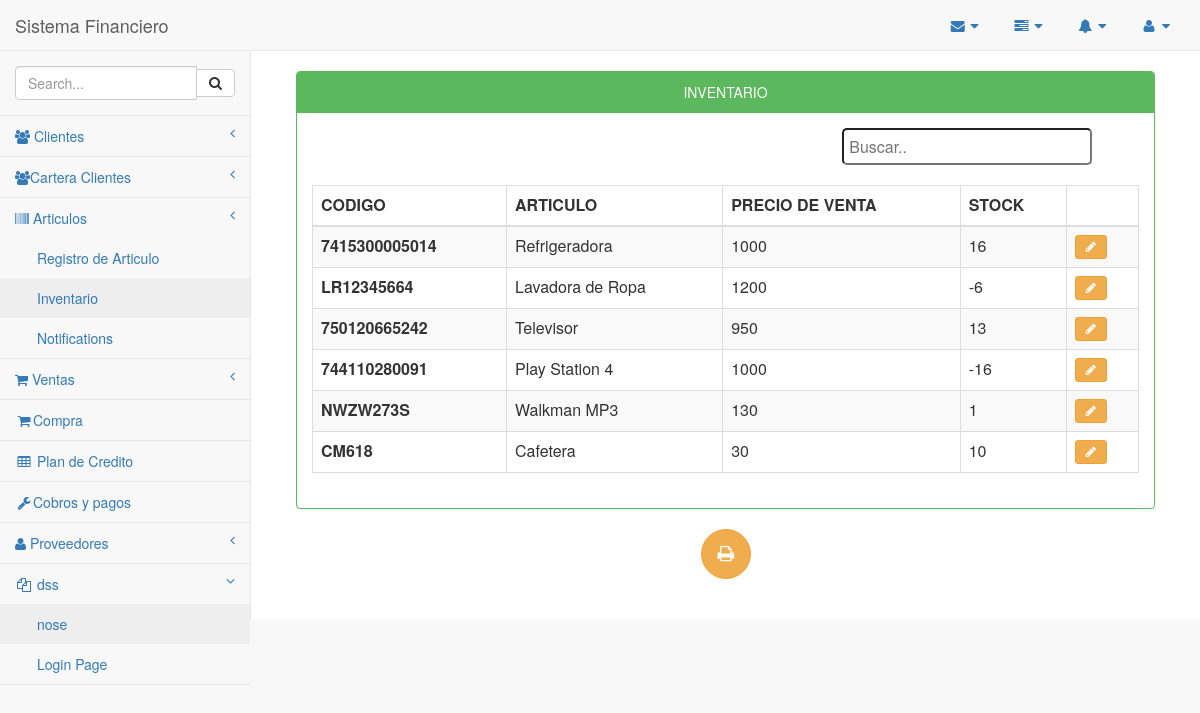
The page /Inventario/InventarioArticulos.php on the database as committed earlier.
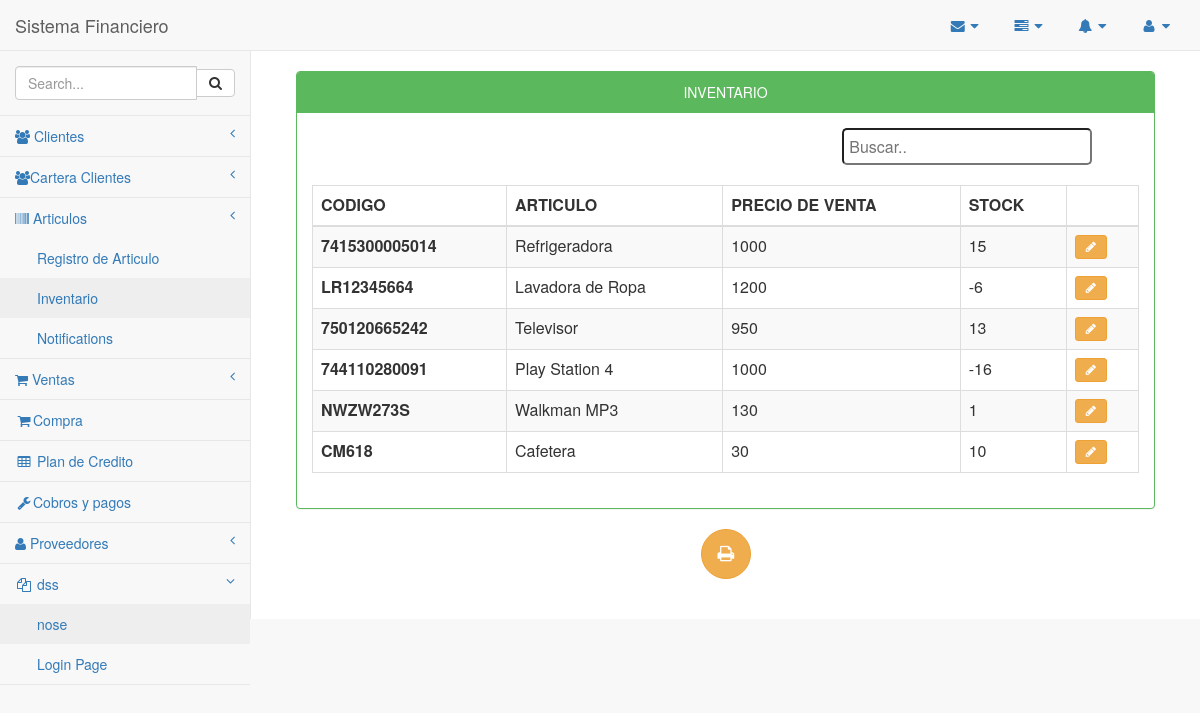
The same page on the database as committed later.
### tables this page shows
CREATE TABLE `inventario` (
  `idinventario` int(11) NOT NULL,
  `id_articulos` int(11) DEFAULT NULL,
  `stock` int(11) DEFAULT NULL,
  `stockMinimo` int(11) DEFAULT NULL,
  `pv` float DEFAULT NULL,
  `cant` int(11) DEFAULT NULL
);

CREATE TABLE `articulos` (
  `idarticulos` int(11) NOT NULL,
  `codigo` varchar(45) DEFAULT NULL,
  `nombre` varchar(45) DEFAULT NULL,
  `cantidad` int(11) DEFAULT NULL,
  `valor` float DEFAULT NULL,
  `marca` varchar(45) DEFAULT NULL,
  `estado` varchar(45) DEFAULT NULL,
  `unidad` int(11) DEFAULT NULL,
  `idproveedor` int(10) DEFAULT NULL,
  `idcategoria` int(10) DEFAULT NULL
);

### Inventario/InventarioArticulos.php (the view, shortened to what this page needs)
<?php
 include_once '../conexion/php_conexion.php';
    include_once '../Plantilla/encabezado.php';
    include_once '../Plantilla/menuLateral.php';
?>
<head>
</head>
        <div id="page-wrapper"  align="center">
            <div class="container-fluid"  align="center">
                <div class="row" align="center">
           <div class="col-md-12">
           	<br>
                    <div class="panel panel-green">
                        <div class="panel-heading" align="center">
                             INVENTARIO
                        </div>
                        <div class="panel-body" align="center">
                            <div class="table-responsive">
                              <table width="100%" border="0">
                                  <tr>
                                    <td width="50%">
                                            </td>
                                            <td width="20%">
            <input type="text" class="redondeado" id="buscador" onkeyup="myFunction()" placeholder="Buscar..">
                                          </div>
                                        </div>
                                </table><br>
                                <table id="tabla" class="table table-striped table-bordered table-hover">
                                    <thead>
                                        <tr>
                                            <th>CODIGO</th>
                                            <th>ARTICULO</th>
                                            <th>PRECIO DE VENTA</th>
                                            <th>STOCK</th>
                                            <th></th>
                                        </tr>
                                    </thead>
                                    <tbody class="buscar">
                                    	<?php
        $sacar = mysqli_query($conexion, "SELECT articulos.idarticulos, articulos.codigo, articulos.nombre, inventario.pv, inventario.stock FROM articulos INNER JOIN inventario ON inventario.id_articulos = articulos.idarticulos");
            while ($fila = mysqli_fetch_array($sacar)) {
               $modificar=$fila['idarticulos'];
                 $codigo=$fila['codigo'];
                 $nombre=$fila['nombre'];
                 $pv=$fila['pv'];
                 $stock=$fila['stock'];
       ?>
       <tr>
        <th><?php echo $codigo;?></th>
        <td><?php echo $nombre;?></td>
        <td><?php echo $pv;?></td>
        <td><?php echo $stock;?></td>
        <td class="center">
           <a href="modificarInventario.php?ir=<?php echo $modificar; ?>"class="btn btn-warning btn-sm"><i class="fa fa-pencil"></i></a>
        </td>
       <?php  }?>
      </tr>
    </tbody>
  </table>
</div>
</div>
</div>
</div>
<button type="submit" class="btn btn-warning btn-circle btn-lg" onclick="location.href='invetarioPDF.php'"><i class="fa fa-print fa-2"></i></button>
</div>
</div>
<?php
include_once '../Plantilla/inferior.php';
?>

### Plantilla/encabezado.php (shortened to what this page needs)
    <link href="../vendor/bootstrap/css/bootstrap.min.css" rel="stylesheet">
    <link href="../vendor/metisMenu/metisMenu.min.css" rel="stylesheet">
    <link href="../dist/css/sb-admin-2.css" rel="stylesheet">
    <link href="../vendor/font-awesome/css/font-awesome.min.css" rel="stylesheet" type="text/css">
<body>
    <div id="wrapper">
        <nav class="navbar navbar-default navbar-static-top" role="navigation" style="margin-bottom: 0">
            <div class="navbar-header">
                <a class="navbar-brand" href="../Inicio/index.php">Sistema Financiero</a>
            </div>
            <ul class="nav navbar-top-links navbar-right">
                <li class="dropdown">
                    <a class="dropdown-toggle" data-toggle="dropdown" href="#">
                        <i class="fa fa-envelope fa-fw"></i> <i class="fa fa-caret-down"></i>
                    </a>
                </li>
                <li class="dropdown">
                    <a class="dropdown-toggle" data-toggle="dropdown" href="#">
                        <i class="fa fa-tasks fa-fw"></i> <i class="fa fa-caret-down"></i>
                    </a>
                </li>
                <li class="dropdown">
                    <a class="dropdown-toggle" data-toggle="dropdown" href="#">
                        <i class="fa fa-bell fa-fw"></i> <i class="fa fa-caret-down"></i>
                    </a>
                </li>
                <li class="dropdown">
                    <a class="dropdown-toggle" data-toggle="dropdown" href="#">
                        <i class="fa fa-user fa-fw"></i> <i class="fa fa-caret-down"></i>
                    </a>
                </li>
            </ul>

### Plantilla/menuLateral.php (shortened to what this page needs)
<div class="navbar-default sidebar" role="navigation">
               <div class="sidebar-nav navbar-collapse">
                   <ul class="nav" id="side-menu">
                       <li class="sidebar-search">
                           <div class="input-group custom-search-form">
                               <input type="text" class="form-control" placeholder="Search...">
                               <span class="input-group-btn">
                                   <button class="btn btn-default" type="button">
                                       <i class="fa fa-search"></i>
                                   </button>
                               </span>
                           </div>
                       </li>
                       <li>
                           <a href="#"><i class="fa fa-users"></i> Clientes<span class="fa arrow"></span></a>
                       </li>
                        <li>
                           <a href="#"><i class="fa fa-users"></i>Cartera Clientes<span class="fa arrow"></span></a>
                       </li>
                       <li>
                           <a href="#"><i class="fa fa-barcode"></i> Articulos<span class="fa arrow"></span></a>
                           <ul class="nav nav-second-level">
                               <li>
                                   <a href="../Registros/registroArticulo.php">Registro de Articulo</a>
                               </li>
                               <li>
                                   <a href="../Inventario/InventarioArticulos.php">Inventario</a>
                               </li>
                               <li>
                                   <a href="notifications.html">Notifications</a>
                               </li>
                           </ul>
                       </li>
                       <li>
                           <a href="#"><i class="fa fa-shopping-cart "></i> Ventas<span class="fa arrow"></span></a>
                       </li>
                       <li>
                           <a href="../compra/compra.php"><i class="fa fa-shopping-cart fa-fw"></i>Compra</a>
                       </li>
                       <li>
                           <a href="../Inventario/PlanPago.php"><i class="fa fa-table fa-fw"></i> Plan de Credito</a>
                       </li>
                       <li>
                           <a href="../cxc/cobros.php"><i class="fa fa-wrench fa-fw"></i>Cobros y pagos</a>
                       </li>
                       <li>
                           <a href="#"><i class="fa fa-user"></i> Proveedores<span class="fa arrow"></span></a>
                       </li>
                       <li class="active">
                           <a href="#"><i class="fa fa-files-o fa-fw"></i> dss<span class="fa arrow"></span></a>
                           <ul class="nav nav-second-level">
                               <li>
                                   <a href="">nose</a>
                               </li>
                               <li>
                                   <a href="login.html">Login Page</a>
                               </li>
                           </ul>
                       </li>
                   </ul>
               </div>
           </div>
       </nav>

### Plantilla/inferior.php (shortened to what this page needs)
</body>

### Inventario/InventarioArticulos.php (style rules this page uses)
input { width: 250px; padding: 5px; }
.redondeado { border-radius: 5px; }

Rows that differ between the two databases and show on the page:
changed inventario "Refrigeradora": stock "16" → "15"
